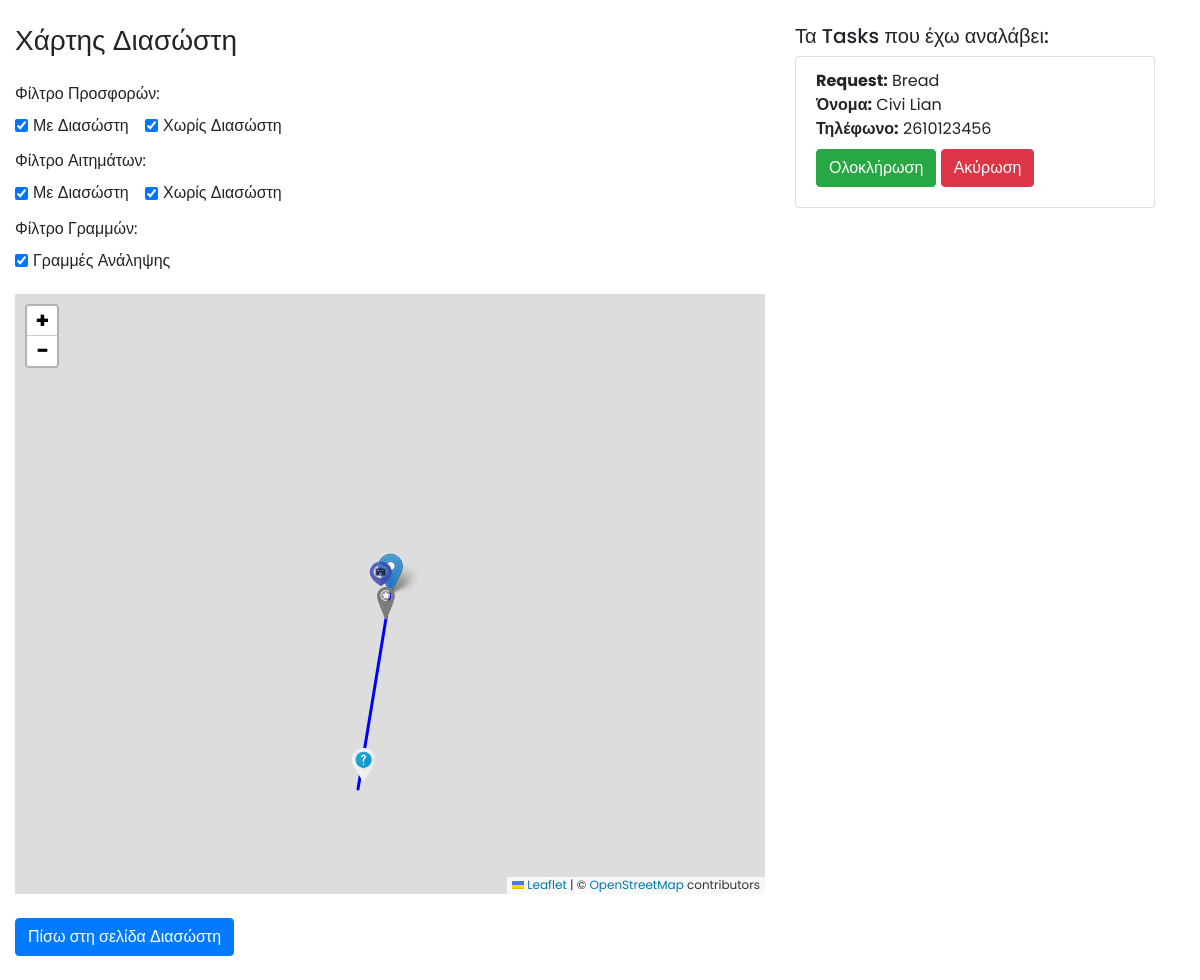
Screenshot of /rescuer_map.php (signed in) with the database file from the repository.
### tables this page shows
CREATE TABLE `requests` (
  `id` int(255) NOT NULL,
  `civilian_id` int(255) NOT NULL,
  `date` datetime NOT NULL,
  `item_id` varchar(255) NOT NULL,
  `quantity` int(255) NOT NULL,
  `load_date` datetime NOT NULL,
  `rescuer_id` int(255) NOT NULL,
  `completed` int(1) NOT NULL,
  `complete_date` datetime NOT NULL
);

CREATE TABLE `items` (
  `id` int(255) NOT NULL,
  `name` varchar(255) NOT NULL,
  `category` int(255) NOT NULL,
  `details` longtext NOT NULL,
  `quantity` int(255) NOT NULL
);

CREATE TABLE `users` (
  `id` int(255) NOT NULL,
  `username` varchar(255) NOT NULL,
  `name` varchar(255) NOT NULL,
  `surname` varchar(255) NOT NULL,
  `phone` bigint(255) NOT NULL,
  `latitude` varchar(255) NOT NULL,
  `longitude` varchar(255) NOT NULL,
  `password` varchar(255) NOT NULL,
  `user_type` varchar(255) NOT NULL DEFAULT 'civilian'
);

### rescuer_map.php (the view, shortened to what this page needs)
<?php
@include 'config.php';
$user_name = $_SESSION['user_name'];
$sql = "SELECT u.id, u.username, u.latitude, u.longitude, c.item_ids, c.quantity
        FROM users u
        LEFT JOIN cargo c ON u.id = c.rescuer_id
        WHERE u.user_type='rescuer' AND u.username = ?";
$stmt = $conn->prepare($sql);
$stmt->bind_param('s', $user_name);
$stmt->execute();
$result = $stmt->get_result();
$rescuer_id = null;
if ($result->num_rows > 0) {
    while ($row = $result->fetch_assoc()) {
        $rescuer_id = $row['id'];
    }
} else {
    echo "No vehicles found";
    exit();
}
$offers_query = "SELECT o.id, o.civilian_id, o.date, o.item_id, o.quantity, u.name, u.surname, u.phone, u.latitude, u.longitude, i.name AS item_name, o.rescuer_id
                 FROM offers o
                 JOIN users u ON o.civilian_id = u.id
                 JOIN items i ON o.item_id = i.id
                 WHERE o.completed = 0";
$stmt_offers = $conn->prepare($offers_query);
$stmt_offers->execute();
$offers_result = $stmt_offers->get_result();
$offers = array();
if ($offers_result->num_rows > 0) {
    while ($row = $offers_result->fetch_assoc()) {
        $offers[] = $row;
    }
}
$requests_query = "SELECT r.id, r.civilian_id, r.date, r.item_id, r.quantity, u.name, u.surname, u.phone, u.latitude, u.longitude, i.name AS item_name, r.rescuer_id
                   FROM requests r
                   JOIN users u ON r.civilian_id = u.id
                   JOIN items i ON r.item_id = i.id
                   WHERE r.completed = 0";
$stmt_requests = $conn->prepare($requests_query);
$stmt_requests->execute();
$requests_result = $stmt_requests->get_result();
$requests = array();
if ($requests_result->num_rows > 0) {
    while ($row = $requests_result->fetch_assoc()) {
        $requests[] = $row;
    }
}
?>
<!DOCTYPE html>
<html lang="el">
<head>
    <link href="https://stackpath.bootstrapcdn.com/bootstrap/4.5.2/css/bootstrap.min.css" rel="stylesheet">
    <link rel="stylesheet" href="https://unpkg.com/leaflet@1.7.1/dist/leaflet.css" />
    <link rel="stylesheet" href="css/style.css">
</head>
<body>
    <div class="container-fluid">
        <div class="content row">
            <div class="col-md-8">
                <h3 class="my-4">Χάρτης Διασώστη</h3>
                <div class="filters">
                    <div class="filter-group">
                        <label>Φίλτρο Προσφορών:</label><br>
                        <div class="form-check form-check-inline">
                            <input class="form-check-input" type="checkbox" id="offer-with-rescuer" checked>
                            <label class="form-check-label" for="offer-with-rescuer">Με Διασώστη</label>
                        </div>
                        <div class="form-check form-check-inline">
                            <input class="form-check-input" type="checkbox" id="offer-without-rescuer" checked>
                            <label class="form-check-label" for="offer-without-rescuer">Χωρίς Διασώστη</label>
                        </div>
                    </div>
                    <div class="filter-group">
                        <label>Φίλτρο Αιτημάτων:</label><br>
                        <div class="form-check form-check-inline">
                            <input class="form-check-input" type="checkbox" id="request-with-rescuer" checked>
                            <label class="form-check-label" for="request-with-rescuer">Με Διασώστη</label>
                        </div>
                        <div class="form-check form-check-inline">
                            <input class="form-check-input" type="checkbox" id="request-without-rescuer" checked>
                            <label class="form-check-label" for="request-without-rescuer">Χωρίς Διασώστη</label>
                        </div>
                    </div>
                    <div class="filter-group">
                        <label>Φίλτρο Γραμμών:</label><br>
                        <div class="form-check form-check-inline">
                            <input class="form-check-input" type="checkbox" id="toggle-lines" checked>
                            <label class="form-check-label" for="toggle-lines">Γραμμές Ανάληψης</label>
                        </div>
                    </div>
                </div>
                <div id="map"></div>
                <a href="rescuer_page.php" class="btn btn-primary mt-4">Πίσω στη σελίδα Διασώστη</a><br><br>
            </div>
            <div class="col-md-4">
                <div class="tasks-panel mt-4">
                    <h5>Τα Tasks που έχω αναλάβει:</h5>
                    <?php if (!empty($offers) || !empty($requests)): ?>
                        <ul class="list-group">
                            <?php foreach ($requests as $request): ?>
                                <?php if ($request['rescuer_id'] == $rescuer_id): ?>
                                    <li class="list-group-item">
                                        <b>Request:</b> <?= $request['item_name'] ?><br>
                                        <b>Όνομα:</b> <?= $request['name'] ?> <?= $request['surname'] ?><br>
                                        <b>Τηλέφωνο:</b> <?= $request['phone'] ?><br>
                                        <button class="btn btn-success complete-btn" data-type="request" data-id="<?= $request['id'] ?>">Ολοκλήρωση</button>
                                        <button class="btn btn-danger cancel-btn" data-type="request" data-id="<?= $request['id'] ?>">Ακύρωση</button>
                                    </li>
                                <?php endif; ?>
                            <?php endforeach; ?>
                        </ul>
                    <?php else: ?>
                        <p>No tasks assigned to this rescuer.</p>
                    <?php endif; ?>
                </div>
            </div>
        </div>
    </div>
</body>
</html>

### css/style.css (style rules this page uses)
html { scroll-behavior: smooth; font-size: 16px; }
* { font-family: 'Poppins', sans-serif; margin: 0; padding: 0; box-sizing: border-box; outline: none; border: none; text-decoration: none; }
button { width: fit-content; padding: 0.5rem 0.75rem; margin: 0.5rem 0; background: #66BB6A; color: #FFF; border-radius: 0.3125rem; }

### rescuer_map.php (style rules this page uses)
#map { height: 600px; width: 100%; }
.filters { margin-bottom: 20px; }
.filter-group { margin-bottom: 10px; }
.content { max-width: 100%; }
.tasks-panel { max-height: 600px; overflow-y: auto; }

### rows the page displays
requests: item.name "Bread", users.name "Civi", users.surname "Lian", users.phone "2610123456"
